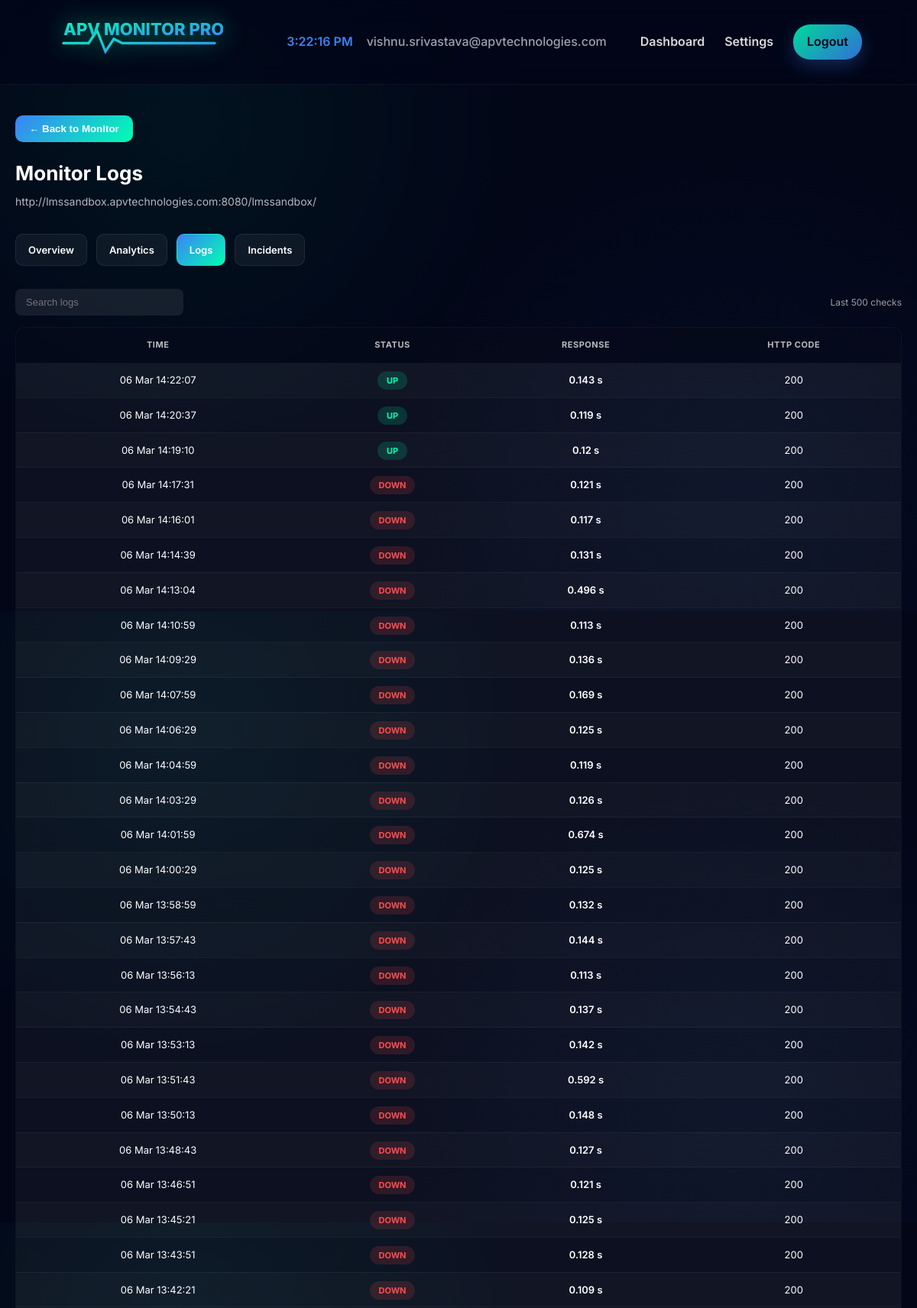
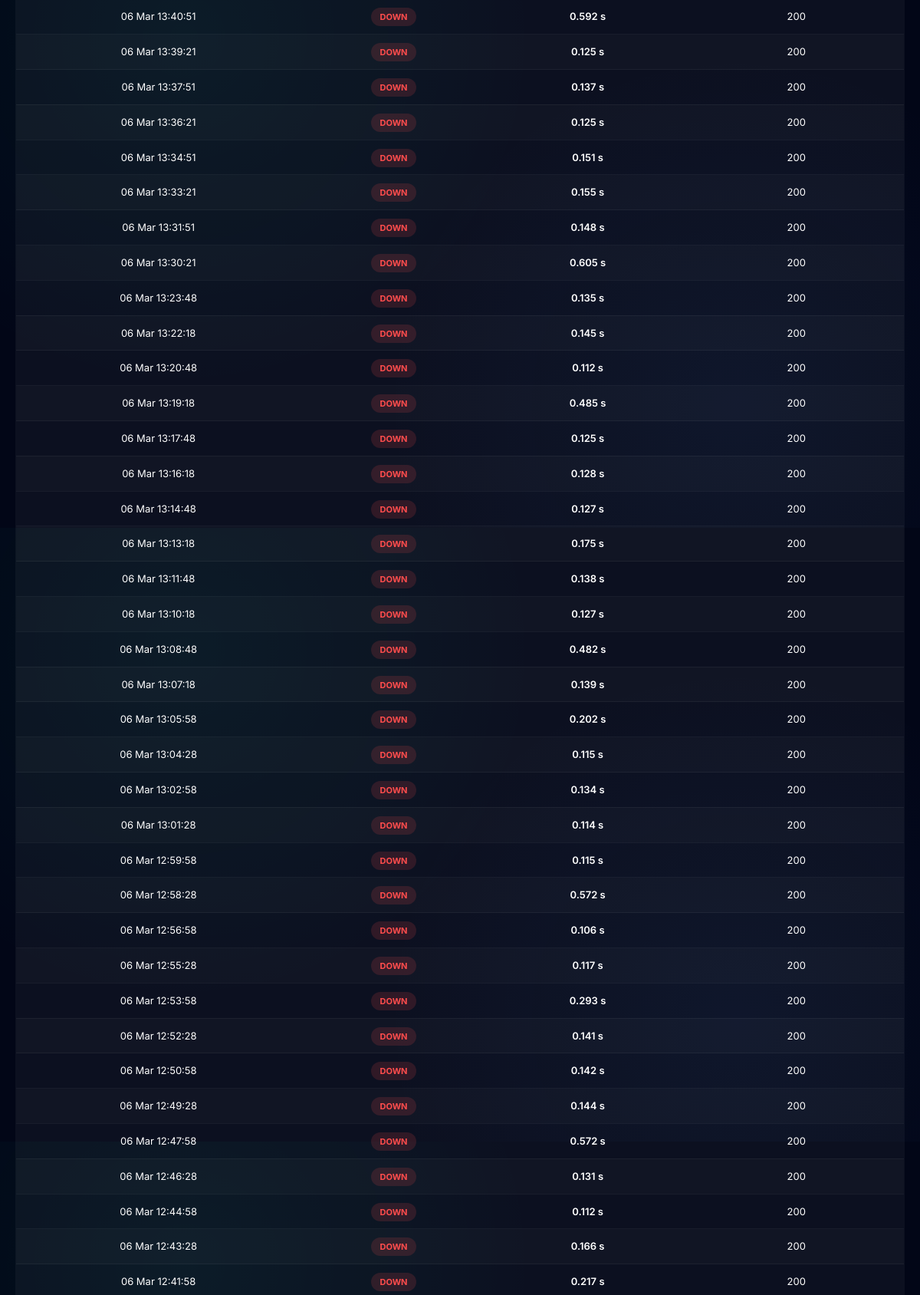
/monitor/12/logs (signed in, upper part), run on the app's committed database (2 pictures, top to bottom).
### models/user.py (models this page shows, shortened)
class User(db.Model):
    __tablename__ = "users"
    id = db.Column(db.Integer, primary_key=True)
    email = db.Column(db.String(150), unique=True, nullable=False, index=True)
    password = db.Column(db.String(255), nullable=False)
    role = db.Column(db.String(50), default="viewer")
    is_verified = db.Column(db.Boolean, default=False)
    telegram_chat_id = db.Column(db.String(100), nullable=True)
    telegram_connected = db.Column(db.Boolean, default=False)
    telegram_alerts_enabled = db.Column(db.Boolean, default=True)
    telegram_connected_at = db.Column(db.DateTime, nullable=True)
    telegram_connect_token = db.Column(
        db.String(120),
        nullable=True,
        index=True
    )
    telegram_token_created_at = db.Column(
        db.DateTime,
        nullable=True
    )
    created_at = db.Column(
        db.DateTime,
        default=datetime.utcnow
    )
    monitors = db.relationship(
        "Monitor",
        backref="owner",
        lazy=True,
        cascade="all, delete",
        foreign_keys="Monitor.user_id"
    )

### models/monitor.py (models this page shows, shortened)
class Monitor(db.Model):
    __tablename__ = "monitors"
    id = db.Column(
        db.Integer,
        primary_key=True
    )
    url = db.Column(
        db.String(500),
        nullable=False,
        index=True
    )
    status = db.Column(
        db.String(20),
        default="UNKNOWN",
        nullable=False,
        index=True
    )
    response_time = db.Column(
        db.Float,
        nullable=True
    )
    is_paused = db.Column(
        db.Boolean,
        default=False,
        nullable=False,
        index=True
    )
    check_interval = db.Column(
        db.Integer,
        default=60,
        nullable=False
    )
    last_checked_at = db.Column(
        db.DateTime,
        nullable=True,
        index=True
    )
    failure_count = db.Column(
        db.Integer,
        default=0,
        nullable=False
    )
    recovery_count = db.Column(
        db.Integer,
        default=0,
        nullable=False
    )
    ssl_expiry_date = db.Column(
        db.DateTime,
        nullable=True
    )
    ssl_days_remaining = db.Column(
        db.Integer,
        default=0
    )
    last_ssl_check = db.Column(
        db.DateTime,
        nullable=True,
        index=True
    )
    last_checked = db.Column(
        db.DateTime,
        nullable=True,
        index=True
    )
    created_at = db.Column(
        db.DateTime,
        default=datetime.utcnow,
        nullable=False,
        index=True
    )
    user_id = db.Column(
        db.Integer,
        db.ForeignKey("users.id"),
        nullable=False,
        index=True
    )
    created_by = db.Column(
        db.Integer,
        db.ForeignKey("users.id"),
        nullable=False,
        index=True
    )
    incidents = db.relationship(
        "Incident",
        backref="monitor",
        lazy="select",
        cascade="all, delete-orphan"
    )
    logs = db.relationship(
        "MonitorLog",
        backref="monitor",
        lazy="select",
        cascade="all, delete-orphan"
    )

### routes/monitor_routes.py (the view)
@monitor_bp.route("/monitor/<int:monitor_id>/logs")
def monitor_logs(monitor_id):
    if not require_login():
        return redirect(url_for("home"))
    monitor = Monitor.query.get_or_404(monitor_id)
    if monitor.user_id != session.get("user_id"):
        flash("Unauthorized access.", "error")
        return redirect(url_for("dashboard"))
    logs = (
        MonitorLog.query
        .filter_by(monitor_id=monitor.id)
        .order_by(MonitorLog.checked_at.desc())
        .limit(500)
        .all()
    )
    return render_template(
        "dashboard/logs.html",
        monitor=monitor,
        logs=logs
    )

### routes/monitor_routes.py (called while the page is built)
def require_login():
    if not session.get("logged_in"):
        flash("Session expired. Please login again.", "error")
        return False
    return True

### templates/dashboard/logs.html (shortened to what this page needs)
{% extends "layout.html" %}
{% block content %}
<div class="logs-container">
<a href="/monitor/{{monitor.id}}/overview">
<button class="back-btn">← Back to Monitor</button>
</a>
<div class="logs-header">
<h2>Monitor Logs</h2>
<p>{{ monitor.url }}</p>
</div>
<div class="monitor-tabs">
<a href="/monitor/{{ monitor.id }}/overview" class="tab-btn">
Overview
</a>
<a href="/monitor/{{ monitor.id }}/analytics" class="tab-btn">
Analytics
</a>
<a href="/monitor/{{ monitor.id }}/logs" class="tab-btn active">
Logs
</a>
<a href="/monitor/{{ monitor.id }}/incidents" class="tab-btn">
Incidents
</a>
</div>
<div class="logs-toolbar">
<input
type="text"
id="logSearch"
class="logs-search"
placeholder="Search logs"
/>
<span style="opacity:.6;font-size:12px;">
Last 500 checks
</span>
</div>
<table class="logs-table" id="logsTable">
<tr>
<th>Time</th>
<th>Status</th>
<th>Response</th>
<th>HTTP Code</th>
</tr>
{% if logs %}
{% for log in logs %}
<tr>
<td>
{{ log.checked_at.strftime("%d %b %H:%M:%S") }}
</td>
<td>
{% if log.status == "UP" %}
<span class="status-pill status-up">UP</span>
{% elif log.status == "SLOW" %}
<span class="status-pill status-slow">SLOW</span>
{% else %}
<span class="status-pill status-down">DOWN</span>
{% endif %}
</td>
<td class="response">
{{ log.response_time }} s
</td>
<td>
{{ log.http_status_code }}
</td>
</tr>
{% endfor %}
{% else %}
<tr>
<td colspan="4" class="empty">
No logs yet
</td>
</tr>
{% endif %}
</table>
</div>
{% endblock %}

### templates/layout.html (shortened to what this page needs)
<!DOCTYPE html>
<html lang="en">
<head>
</head>
<body>
<header class="nav">
<div class="apv-logo">
<svg viewBox="0 0 200 60" xmlns="http://www.w3.org/2000/svg">
<text
x="10"
y="25"
font-size="20"
font-weight="800"
fill="url(#apvGradient)">
APV MONITOR PRO
</text>
</svg>
</div>
<div class="nav-links">
{% if session.get('logged_in') %}
<span id="liveClock" style="margin-right:18px;color:#3b82f6;font-weight:600;"></span>
<span style="margin-right:18px;color:#9ca3af;font-weight:500;">
{{ session['email'] }}
</span>
<a href="{{ url_for('dashboard') }}">Dashboard</a>
<a href="{{ url_for('settings.settings_page') }}">Settings</a>
<a href="{{ url_for('auth.logout') }}" class="btn">Logout</a>
{% else %}
{% if not request.path.startswith('/status') %}
<a href="{{ url_for('auth.login') }}">Login</a>
<a href="{{ url_for('auth.signup') }}" class="btn">Create Account</a>
{% endif %}
{% endif %}
</div>
</header>
<main>
{% block content %}{% endblock %}
</main>
</body>
</html>

### templates/layout.html (style rules this page uses)
:root { --green:#00ffb3; --blue:#3b82f6; --bg:#020617; --text:#ffffff; --muted:#9ca3af; --glass:rgba(2,6,23,.65); }
* { box-sizing:border-box; }
body { margin:0; font-family:'Inter',sans-serif; background: radial-gradient(circle at 20% 20%, rgba(0,255,179,.05), transparent 40%), radial-gradient(circle at 80% 80%, rgba(59,130,246,.05), transparent 40%), var(--bg); color:var(--text); line-height:1.6; -webkit-font-smoothing:antialiased; -moz-osx-font-smoothing:grayscale; }
.nav { display:flex; align-items:center; justify-content:space-between; padding:18px 6%; position:sticky; top:0; backdrop-filter:blur(14px); background:var(--glass); border-bottom:1px solid rgba(255,255,255,.05); z-index:100; }
.apv-logo { width:220px; filter:drop-shadow(0 0 15px rgba(0,255,179,.5)); animation:logoGlow 3s ease-in-out infinite alternate; }
.apv-logo svg { width:100%; }
.nav-links { display:flex; align-items:center; }
.nav-links a { margin-left:26px; text-decoration:none; color:white; font-weight:600; opacity:.85; transition:.25s; }
.btn { padding:10px 18px; border-radius:22px; background:linear-gradient(135deg,var(--green),var(--blue)); color:#020617 !important; font-weight:600; box-shadow:0 8px 25px rgba(59,130,246,.35); transition:.25s; }
main { min-height:60vh; }

### templates/dashboard/logs.html (style rules this page uses)
.logs-container { max-width:1400px; margin:auto; padding:40px 20px; }
.logs-header { margin-bottom:30px; }
.logs-header h2 { margin:0; font-size:26px; }
.logs-header p { margin-top:6px; opacity:.7; font-size:14px; }
.back-btn { padding:10px 18px; border-radius:10px; border:none; background:linear-gradient(135deg,#3b82f6,#00ffb3); color:white; font-weight:600; cursor:pointer; margin-bottom:20px; }
.monitor-tabs { display:flex; gap:12px; margin-bottom:30px; flex-wrap:wrap; }
.tab-btn { padding:10px 16px; border-radius:10px; background:rgba(255,255,255,0.05); border:1px solid rgba(255,255,255,0.08); color:white; text-decoration:none; font-weight:600; font-size:13px; }
.tab-btn.active { background:linear-gradient(135deg,#3b82f6,#00ffb3); }
.logs-toolbar { display:flex; justify-content:space-between; align-items:center; margin-bottom:15px; flex-wrap:wrap; gap:10px; }
.logs-search { padding:10px 14px; border-radius:8px; border:none; background:rgba(255,255,255,0.08); color:white; font-size:13px; min-width:220px; }
.logs-table { width:100%; border-collapse:collapse; background:rgba(255,255,255,0.04); border-radius:12px; overflow:hidden; border:1px solid rgba(255,255,255,0.08); }
.logs-table th { background:#020617; padding:14px; font-size:11px; text-transform:uppercase; letter-spacing:.05em; opacity:.7; }
.logs-table td { padding:12px; text-align:center; border-bottom:1px solid rgba(255,255,255,0.05); font-size:13px; }
.logs-table tr:nth-child(even) { background:rgba(255,255,255,0.02); }
.status-pill { padding:5px 12px; border-radius:20px; font-size:11px; font-weight:700; }
.status-up { background:rgba(0,255,179,.15); color:#00ffb3; }
.status-down { background:rgba(255,77,77,.15); color:#ff4d4d; }
.response { font-weight:600; }

### data on the page
User: email "vishnu.srivastava@apvtechnologies.com"
Monitor: url "http://lmssandbox.apvtechnologies.com:8080/lmssandbox/"

### other printed values
{{ log.checked_at.strftime("%d %b %H:%M:%S") }} "06 Mar 14:22:07" "06 Mar 14:20:37" "06 Mar 14:19:10" "06 Mar 14:17:31" "06 Mar 14:16:01" "06 Mar 14:14:39" "06 Mar 14:13:04" "06 Mar 14:10:59" "06 Mar 14:09:29" "06 Mar 14:07:59" "06 Mar 14:06:29" "06 Mar 14:04:59" "06 Mar 14:03:29" "06 Mar 14:01:59" "06 Mar 14:00:29" "06 Mar 13:58:59" "06 Mar 13:57:43" "06 Mar 13:56:13" "06 Mar 13:54:43" "06 Mar 13:53:13" "06 Mar 13:51:43" "06 Mar 13:50:13" "06 Mar 13:48:43" "06 Mar 13:46:51" "06 Mar 13:45:21" "06 Mar 13:43:51" "06 Mar 13:42:21" "06 Mar 13:40:51" "06 Mar 13:39:21" "06 Mar 13:37:51" "06 Mar 13:36:21" "06 Mar 13:34:51" "06 Mar 13:33:21" "06 Mar 13:31:51" "06 Mar 13:30:21" "06 Mar 13:23:48" "06 Mar 13:22:18" "06 Mar 13:20:48" "06 Mar 13:19:18" "06 Mar 13:17:48" "06 Mar 13:16:18" "06 Mar 13:14:48" "06 Mar 13:13:18" "06 Mar 13:11:48" "06 Mar 13:10:18" "06 Mar 13:08:48" "06 Mar 13:07:18" "06 Mar 13:05:58" "06 Mar 13:04:28" "06 Mar 13:02:58" "06 Mar 13:01:28" "06 Mar 12:59:58" "06 Mar 12:58:28" "06 Mar 12:56:58" "06 Mar 12:55:28" "06 Mar 12:53:58" "06 Mar 12:52:28" "06 Mar 12:50:58" "06 Mar 12:49:28" "06 Mar 12:47:58" "06 Mar 12:46:28" "06 Mar 12:44:58" "06 Mar 12:43:28" "06 Mar 12:41:58"
{{ log.response_time }} "0.143" "0.119" "0.12" "0.121" "0.117" "0.131" "0.496" "0.113" "0.136" "0.169" "0.125" "0.119" "0.126" "0.674" "0.125" "0.132" "0.144" "0.113" "0.137" "0.142" "0.592" "0.148" "0.127" "0.121" "0.125" "0.128" "0.109" "0.592" "0.125" "0.137" "0.125" "0.151" "0.155" "0.148" "0.605" "0.135" "0.145" "0.112" "0.485" "0.125" "0.128" "0.127" "0.175" "0.138" "0.127" "0.482" "0.139" "0.202" "0.115" "0.134" "0.114" "0.115" "0.572" "0.106" "0.117" "0.293" "0.141" "0.142" "0.144" "0.572" "0.131" "0.112" "0.166" "0.217"
{{ log.http_status_code }} "200" "200" "200" "200" "200" "200" "200" "200" "200" "200" "200" "200" "200" "200" "200" "200" "200" "200" "200" "200" "200" "200" "200" "200" "200" "200" "200" "200" "200" "200" "200" "200" "200" "200" "200" "200" "200" "200" "200" "200" "200" "200" "200" "200" "200" "200" "200" "200" "200" "200" "200" "200" "200" "200" "200" "200" "200" "200" "200" "200" "200" "200" "200" "200"
